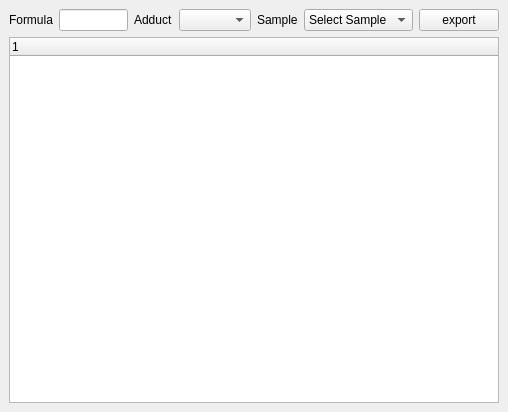
<?xml version="1.0" encoding="UTF-8"?>
<ui version="4.0">
 <class>isotopesWidget</class>
 <widget class="QDockWidget" name="isotopesWidget">
  <property name="geometry">
   <rect>
    <x>0</x>
    <y>0</y>
    <width>508</width>
    <height>412</height>
   </rect>
  </property>
  <property name="maximumSize">
   <size>
    <width>524287</width>
    <height>524287</height>
   </size>
  </property>
  <property name="windowTitle">
   <string>Isotopes</string>
  </property>
  <widget class="QWidget" name="dockWidgetContents">
   <layout class="QGridLayout" name="gridLayout_2">
    <item row="1" column="1">
     <widget class="QLineEdit" name="formula"/>
    </item>
    <item row="1" column="4">
     <widget class="QLabel" name="lblSample">
      <property name="text">
       <string>Sample</string>
      </property>
     </widget>
    </item>
    <item row="1" column="3">
     <widget class="QComboBox" name="adductComboBox"/>
    </item>
    <item row="1" column="2">
     <widget class="QLabel" name="label_2">
      <property name="text">
       <string>Adduct</string>
      </property>
     </widget>
    </item>
    <item row="1" column="6">
     <widget class="QPushButton" name="btnExport">
      <property name="text">
       <string>export</string>
      </property>
     </widget>
    </item>
    <item row="1" column="0">
     <widget class="QLabel" name="label">
      <property name="text">
       <string>Formula</string>
      </property>
     </widget>
    </item>
    <item row="2" column="0" colspan="7">
     <widget class="QTreeWidget" name="treeWidget">
      <column>
       <property name="text">
        <string notr="true">1</string>
       </property>
      </column>
     </widget>
    </item>
    <item row="1" column="5">
     <widget class="QComboBox" name="cmbSampleName">
      <item>
       <property name="text">
        <string>Select Sample</string>
       </property>
      </item>
     </widget>
    </item>
   </layout>
  </widget>
 </widget>
 <resources/>
 <connections/>
</ui>
